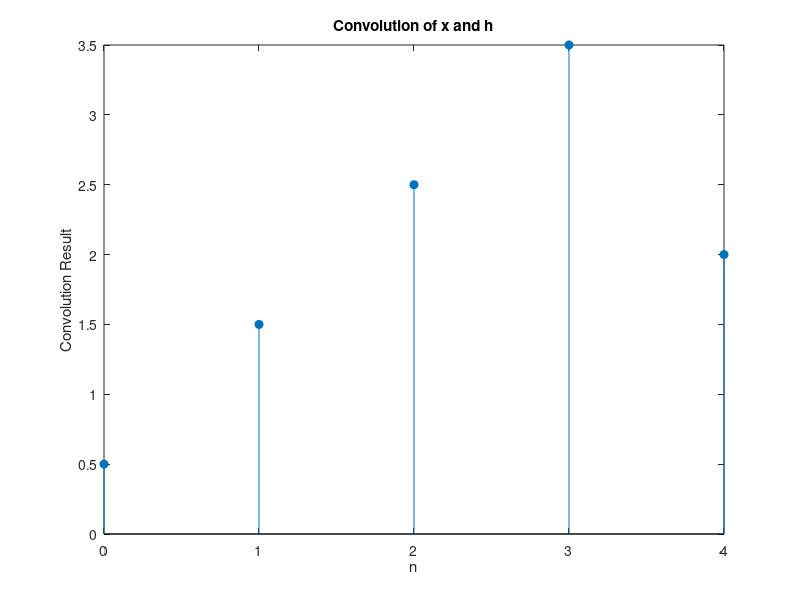

This figure's MATLAB source:
% Input sequences
x = [1, 2, 3, 4];
h = [0.5, 0.5];

% Perform convolution using conv function
result = conv(x, h);

% Display the input sequences and the convolution result
disp('Input sequence x:');
disp(x);

disp('Input sequence h:');
disp(h);

disp('Convolution result:');
disp(result);

% Plot the result
stem(0:length(result)-1, result, 'filled');
xlabel('n');
ylabel('Convolution Result');
title('Convolution of x and h');

